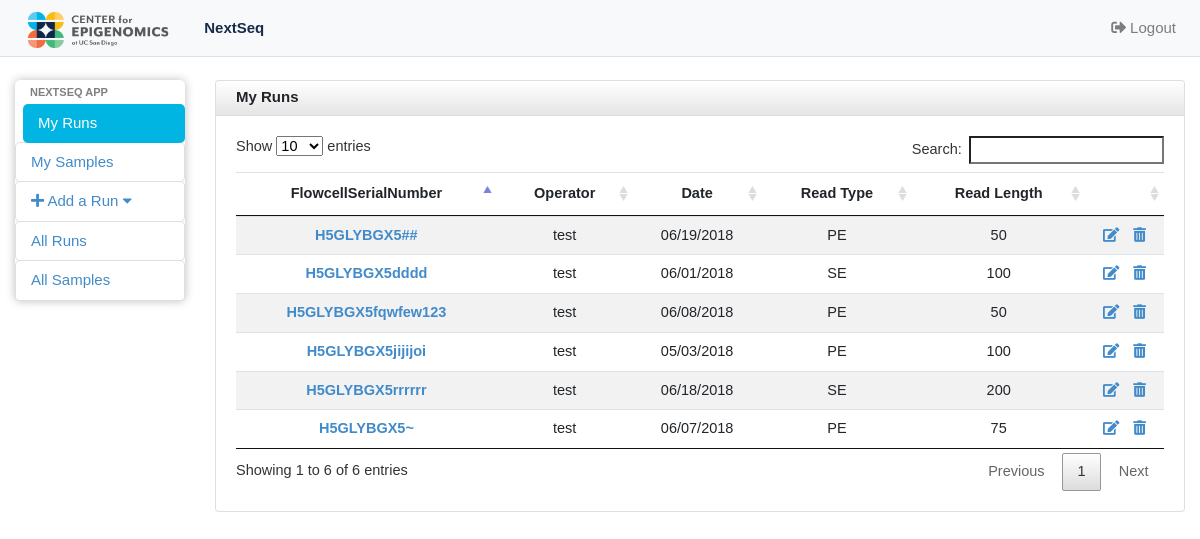
The app's page /nextseq_app/myruns/ (signed in), older data.
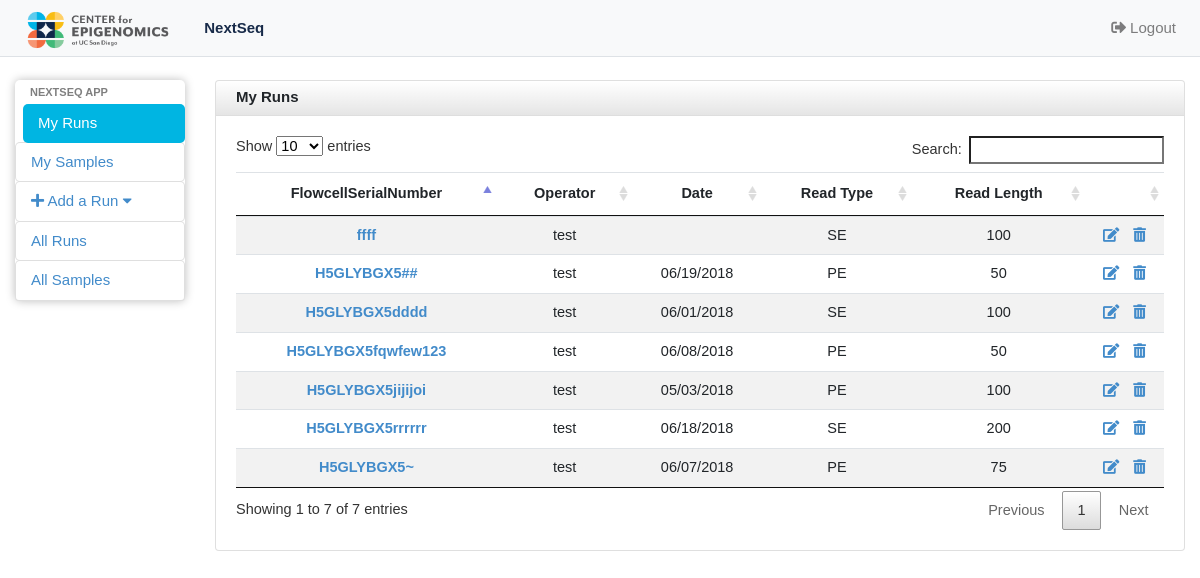
The same page, newer data.
### nextseq_app/models.py (models this page shows, shortened)
class RunInfo(models.Model):
	Flowcell_ID  = models.CharField(max_length=200,unique=True, help_text='Please enter the FlowcellSerialNumber, like H5GLYBGX5')
	operator = models.ForeignKey(User, on_delete=models.CASCADE)
	date = models.DateField('I did this run on...',help_text='If the datepicker is not working, please enter in this form: yyyy-mm-dd, like 2018-04-03',blank=True,null=True)
	read_type_choice = (('SE','Single-end'),('PE','Paired-end'))
	read_type = models.CharField(max_length=2,choices=read_type_choice)
	read_length = models.CharField(max_length=50)
	class Meta:
		ordering = ['-date']

### nextseq_app/views.py (the view)
# urls.py: path('myruns/', views.IndexView,name='userruns'),
@login_required
def IndexView(request):
	RunInfo_list = RunInfo.objects.filter(operator=request.user)
	return render(request, 'nextseq_app/userrunsinfo.html', {'RunInfo_list': RunInfo_list})

### templates/nextseq_app/userrunsinfo.html (shortened to what this page needs)
{% extends 'nextseq_app/base.html' %}
{% block body %}
{% load static %}
<div id="wrapper">
  <nav class="navbar navbar-expand-lg navbar-default navbar-light bg-light fixed-top borderline">
    <a class="navbar-brand" href="#"><img alt="Charisma Logo" src="{% static 'nextseq_app/images/CFE_Brandmark-01.png' %}" class="crop" margin="-200px 0 -200px 0" width=auto height=50 /></a>
    <div class="collapse navbar-collapse" id="navbarNavDropdown">
      <ul class="navbar-nav">
        <li class="nav-item">
          <a class="nav-link active" href="{% url 'nextseq_app:userruns' %}"> NextSeq <span class="sr-only">(current)</span></a>
        </li>
      </ul>
      <ul class="navbar-nav ml-auto">
        <li class="nav-item">
          <a class="nav-link" href="{% url 'nextseq_app:logout' %}"><i class="fas fa-sign-out-alt"></i> Logout</a>
        </li>
      </ul>
    </div>
  </nav>
  <div class="container-fluid">
    <div class="row">
      <div id="sidebar" class="col-sm-2 col-md-2 col-lg-2" role="navigation">
        <div class="list-group">
          <li class="sidebar-header">Nextseq App</li>
          <a href="{% url 'nextseq_app:userruns' %}" class="list-group-item list-group-item-action-custom active">My Runs</a>
          <a href="{% url 'nextseq_app:usersamples' %}" class="list-group-item list-group-item-action-custom" >My Samples</a>
          <a href="#addrun" class="list-group-item list-group-item-action-custom" data-toggle="collapse" ><i class="fas fa-plus"></i> Add a Run <i class="fa fa-caret-down"></i></a>
          <a href="{% url 'nextseq_app:allruns' %}" class="list-group-item list-group-item-action-custom">All Runs</a>
          <a href="{% url 'nextseq_app:allsamples' %}" class="list-group-item list-group-item-action-custom" >All Samples</a>
        </div>
      </div>
      <div id="content" class="col-sm-10 col-md-10 col-lg-10">
        <div class="card">
          <div class="card-header fortable">
            My Runs
          </div>
          <div class="card-body">
            <table class="table table-striped table-sm datatable text-center">
              <thead>
                <tr>
                  <th scope="col">FlowcellSerialNumber</th>
                  <th scope="col">Operator</th>
                  <th scope="col">Date</th>
                  <th scope="col">Read Type</th>
                  <th scope="col">Read Length</th>
                  <th scope="col"></th>
                </tr>
              </thead>
              <tbody>
                {% for Run in RunInfo_list %}
                <tr>
                <td><a href="{% url 'nextseq_app:rundetail' Run.pk %}"> {{ Run.Flowcell_ID }} </a></td>
                  <td>{{ Run.operator }}</td>
                  <td>{{ Run.date|date:"m/d/Y" }}</td>
                  <td>{{ Run.read_type }}</td>
                  <td>{{ Run.read_length }}</td>
                  <td>
                    <a class="spacing" href="{% url 'nextseq_app:run_update' username=user.username run_pk=Run.id %}"><i class="fas fa-edit"></i></a>
                    <a onclick="return confirm('Are you sure you want to delete {{ Run.Flowcell_ID }} ?');" href="{% url 'nextseq_app:run_delete2' Run.id %}"><i class="fas fa-trash-alt"></i></a>
                </td>
                </tr>
                {% empty %}
                <li>No Runs yet.</li>
                {% endfor %}
              </tbody>
            </table>
          </div>
        </div>
      </div>
    </div>
  </div>
</div>
{% endblock %}

Row changes from the older to the newer data that the page shows:
added RunInfo: Flowcell_ID "ffff", operator "test", read_type "SE", read_length "100"
Text that changed along with them:
text written by a page script: "Show entries Search: Showing 1 to 6 of 6 entries Previous 1 Next" → "Show entries Search: Showing 1 to 7 of 7 entries Previous 1 Next"
